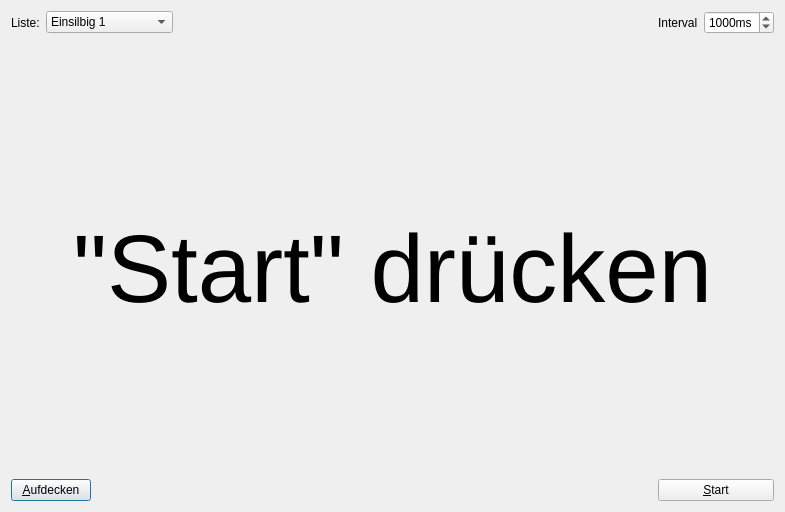
<ui version="4.0" >
 <class>MainDlg</class>
 <widget class="QDialog" name="MainDlg" >
  <property name="geometry" >
   <rect>
    <x>0</x>
    <y>0</y>
    <width>785</width>
    <height>512</height>
   </rect>
  </property>
  <property name="minimumSize" >
   <size>
    <width>500</width>
    <height>0</height>
   </size>
  </property>
  <property name="windowTitle" >
   <string>Gedächtnistest   ---  (c) Carsten Niehaus 2008</string>
  </property>
  <layout class="QGridLayout" name="gridLayout" >
   <item row="0" column="0" colspan="2" >
    <layout class="QHBoxLayout" name="horizontalLayout" >
     <item>
      <widget class="QLabel" name="label" >
       <property name="text" >
        <string>Liste:</string>
       </property>
      </widget>
     </item>
     <item>
      <widget class="QComboBox" name="combo" >
       <item>
        <property name="text" >
         <string>Einsilbig 1</string>
        </property>
       </item>
       <item>
        <property name="text" >
         <string>Einsilbig 2</string>
        </property>
       </item>
       <item>
        <property name="text" >
         <string>Mehrsilbig 1</string>
        </property>
       </item>
       <item>
        <property name="text" >
         <string>Mehrsilbig 2</string>
        </property>
       </item>
       <item>
        <property name="text" >
         <string>Zweisilbig</string>
        </property>
       </item>
       <item>
        <property name="text" >
         <string>Ähnlicher Klang 1</string>
        </property>
       </item>
       <item>
        <property name="text" >
         <string>Ähnlicher Klang 2</string>
        </property>
       </item>
       <item>
        <property name="text" >
         <string>Ähnlicher Klang 3</string>
        </property>
       </item>
       <item>
        <property name="text" >
         <string>Ähnlicher Klang 4</string>
        </property>
       </item>
       <item>
        <property name="text" >
         <string>Ähnlicher Klang 5</string>
        </property>
       </item>
      </widget>
     </item>
     <item>
      <spacer name="horizontalSpacer_2" >
       <property name="orientation" >
        <enum>Qt::Horizontal</enum>
       </property>
       <property name="sizeHint" stdset="0" >
        <size>
         <width>40</width>
         <height>20</height>
        </size>
       </property>
      </spacer>
     </item>
    </layout>
   </item>
   <item row="0" column="2" >
    <layout class="QHBoxLayout" name="horizontalLayout_2" >
     <item>
      <widget class="QLabel" name="label_2" >
       <property name="text" >
        <string>Interval</string>
       </property>
      </widget>
     </item>
     <item>
      <widget class="QSpinBox" name="interval_spinbox" >
       <property name="whatsThis" >
        <string>Die Anzahl an Millisekunden zwischen zwei Begriffen</string>
       </property>
       <property name="suffix" >
        <string>ms</string>
       </property>
       <property name="minimum" >
        <number>1</number>
       </property>
       <property name="maximum" >
        <number>5000</number>
       </property>
       <property name="value" >
        <number>1000</number>
       </property>
      </widget>
     </item>
    </layout>
   </item>
   <item row="1" column="0" colspan="2" >
    <spacer name="horizontalSpacer_3" >
     <property name="orientation" >
      <enum>Qt::Horizontal</enum>
     </property>
     <property name="sizeHint" stdset="0" >
      <size>
       <width>72</width>
       <height>20</height>
      </size>
     </property>
    </spacer>
   </item>
   <item row="1" column="2" >
    <widget class="QLabel" name="status" >
     <property name="sizePolicy" >
      <sizepolicy vsizetype="Minimum" hsizetype="Preferred" >
       <horstretch>0</horstretch>
       <verstretch>0</verstretch>
      </sizepolicy>
     </property>
     <property name="font" >
      <font>
       <pointsize>8</pointsize>
      </font>
     </property>
     <property name="text" >
      <string/>
     </property>
    </widget>
   </item>
   <item row="3" column="0" colspan="3" >
    <widget class="QLabel" name="text" >
     <property name="sizePolicy" >
      <sizepolicy vsizetype="Maximum" hsizetype="Preferred" >
       <horstretch>0</horstretch>
       <verstretch>0</verstretch>
      </sizepolicy>
     </property>
     <property name="font" >
      <font>
       <pointsize>72</pointsize>
      </font>
     </property>
     <property name="text" >
      <string>"Start" drücken</string>
     </property>
     <property name="textFormat" >
      <enum>Qt::RichText</enum>
     </property>
     <property name="alignment" >
      <set>Qt::AlignCenter</set>
     </property>
    </widget>
   </item>
   <item row="5" column="0" >
    <widget class="QPushButton" name="aufdecken" >
     <property name="text" >
      <string>&amp;Aufdecken</string>
     </property>
    </widget>
   </item>
   <item row="5" column="1" >
    <spacer name="horizontalSpacer" >
     <property name="orientation" >
      <enum>Qt::Horizontal</enum>
     </property>
     <property name="sizeHint" stdset="0" >
      <size>
       <width>553</width>
       <height>20</height>
      </size>
     </property>
    </spacer>
   </item>
   <item row="5" column="2" >
    <widget class="QPushButton" name="button" >
     <property name="text" >
      <string>&amp;Start</string>
     </property>
    </widget>
   </item>
   <item row="4" column="0" >
    <spacer name="verticalSpacer" >
     <property name="orientation" >
      <enum>Qt::Vertical</enum>
     </property>
     <property name="sizeHint" stdset="0" >
      <size>
       <width>20</width>
       <height>40</height>
      </size>
     </property>
    </spacer>
   </item>
   <item row="2" column="0" >
    <spacer name="verticalSpacer_2" >
     <property name="orientation" >
      <enum>Qt::Vertical</enum>
     </property>
     <property name="sizeHint" stdset="0" >
      <size>
       <width>20</width>
       <height>40</height>
      </size>
     </property>
    </spacer>
   </item>
  </layout>
 </widget>
 <resources/>
 <connections/>
</ui>
